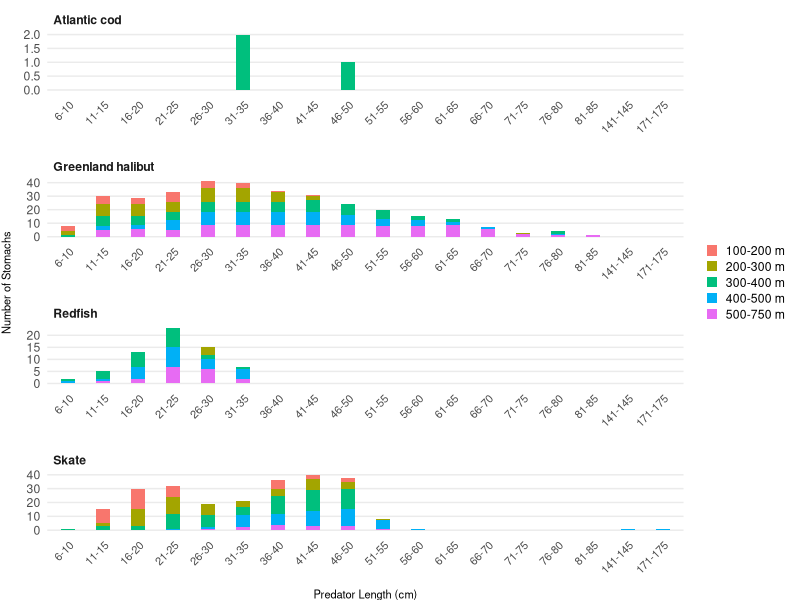
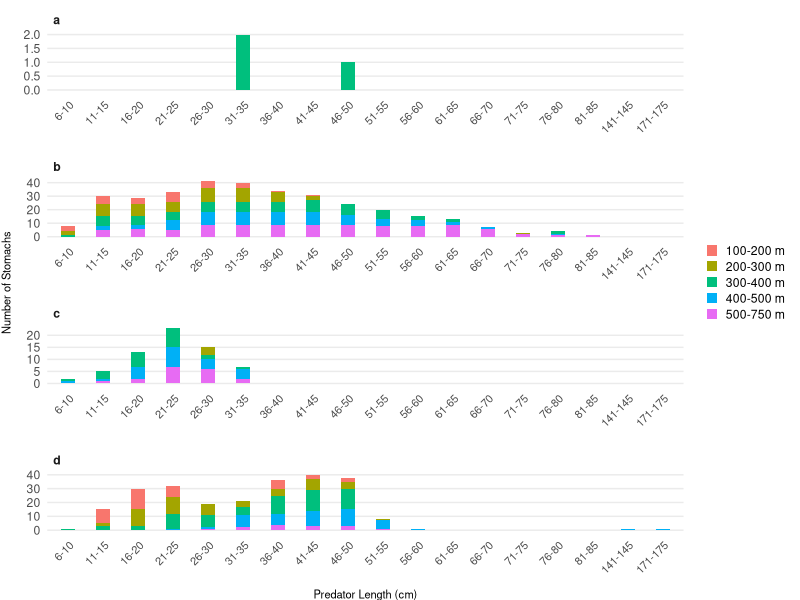
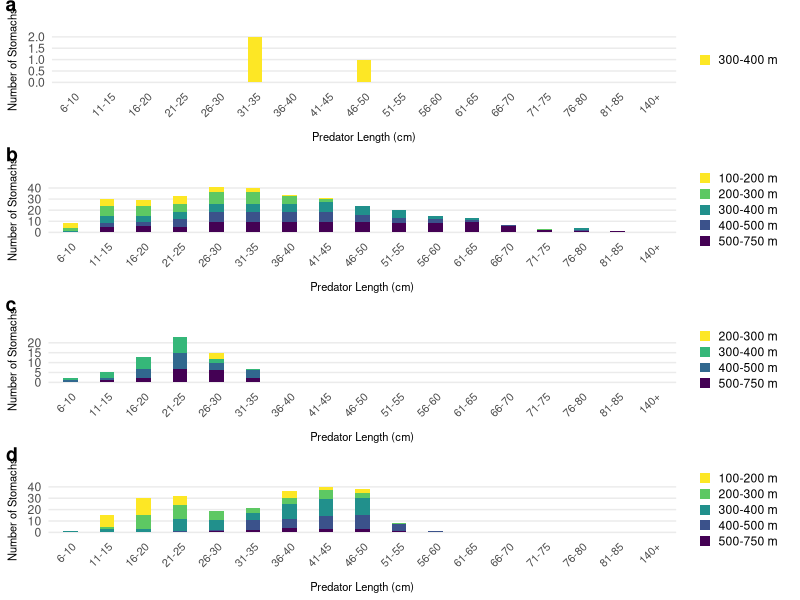

Reproduce these figures in R, in order.
################################################################################
################################################################################
#                   Figure 5 Stomach by Length & Depth - DRAFT
################################################################################
################################################################################


# Author: Krista Kenyon (KAK)
# Date Created: June 17/2024
# Date Last Modified: July 3/2024 by KAK

# Document Purpose: Working document for creating the Figure 5 paneled bar charts.
    # Working in code is simpler and faster here than in the R Markdown document
        # R Markdown places code results below chunks, which can mean a lot of scrolling
        # Not worried about accidentally knitting the whole document when testing out different code chunks
    # Current version is up to date clean code.

# Document Sections:
    # Remaining Tasks
    # Load Libraries & Base Data
    # Code Chunk: Creating the Paneled Bar Charts examining stomachs sampled per fish length
    # Additional Notes

# Code Chunk was transferred into the R Markdown Chunk 5: stomach-length

# To see tutorials, key webpages, and key videos I used to create and format the 
# bar chart, please see the 'Draft_Script_Fig05_Stomach-by-Length.R' in the 'Draft Code' folder


################################################################################
#                            Remaining Tasks 
################################################################################


# Have format approved by team


################################################################################
#                         Load Libraries & Base Data          
################################################################################


### load libraries

library(ggplot2) 
library(tidyverse)
library(dplyr)
library(reshape2) 
library(viridis)                 # Fig 5 - color blind friendly palette
# library(ggrepel)               # formats figure labels so they don't overlap                   



### import data

pred <- read.csv('data/processed/2019_basePred.csv')


################################################################################
#              Code Chunk: Creating Fig 5 Paneled-Bar Chart 
################################################################################


# The purpose of this code chunk is to create Figure 5

# The sections of this code chunk are:
    # Creating and Formatting Figure 5 paneled-bar chart

# No creation of a new dataframe is required for Fig 5


# This figure will detail the total sum of stomachs sampled per size class within each depth stratum.
    # Different panel for each predator category

# Figure structure will need:
    # Three categorical variables:
        # x-axis: predator length
        # fill: depth range
        # facet: predator category
    # One numerical variable:
        # y-axis: sum stomach samples that falls within categories


# If desired, old/test code and additional links to tutorial youtubes/webpages I used to create Figure 5 are recorded in (scripts/draft code/Draft_Script_Fig5_Stomach-by-Length.R)

# Those notes include sites and tutorials that assisted me with:
    # Data structure for figure
    # Building faceted stacked bar charts
    # Formatting faceted stacked bar charts
    # Unused but Interesting ggplot2 arguments
    # Creating a Base Theme for R Markdown Plots


############### Building and Formatting the Faceted Stacked Bar Chart ##################


# So far I haven't figured out how to code the exact same formatting as template

# HOWEVER - I'm not the biggest fan of their formatting for this Figure anyway.

# I'm putting a pause on fine-tuning the figure format for now
    # I will return to this after completing the later figures to have consistent formatting
    # the template structure doesn't really have consistent formatting across all figures



### Faceted Stacked Bar Chart


# Below are the different options:


#### Option A: Fish Panel Titles ####

# This option has 1 legend and uses fish names to distinguish each panel

g05<- ggplot(pred, aes(reorder(length.range, Length))) +  
  # orders the X-axis categories based on numerical length of fish
  # basically makes ggplot see and order the x-axis as numbers vs text
  
  geom_bar(aes(fill = depth),
           position = "stack",
           stat="count",
           width = 0.4) +   # changes the width of the bars 
  
  facet_wrap(~ pred.name, 
             nrow = 5, 
             scale = "free_y",
             axes = "all_x") +

  
  # scale_fill_viridis(discrete = TRUE,   # color-blind friendly palet for discrete data
  #                    direction = -1) +  # flips the order of the colours
  
  theme_minimal() + 
  
  theme(axis.text.x = element_text(angle = 45,hjust = 1, size = 8 ),
        axis.title = element_text(size = 8),
        axis.title.y = element_text(vjust = +3),                 # pulls y-axis title away from chart
        axis.title.x = element_text(vjust = -2),                 # pulls x-axis title away from chart
        legend.title = element_blank(),                          # removes legend title
        # common.legend = TRUE,
        legend.key.size = unit(3, "mm"),                         # adjusts width of legend color symbols
        legend.key.height = unit(3, "mm"),                       # adjusts height of legend color symbols
        legend.key.spacing.y = unit(1, "mm"),                    # defines space between legend items
        panel.grid.minor = element_blank(),                      # removes all minor grid-lines
        panel.grid.major.x = element_blank(),
        panel.spacing = unit(13, 'point'),                         # adds space between panels
        # panel.border = element_rect(fill = "transparent",        # needed to add the boarder       
        #                            color = "black", linewidth = 1.0), # boarder color and width
        strip.text = element_text(face = "bold",      # bolds the panel titles
                                  hjust = 0)) +       # pulls panel titles to the top left
  
  labs(x = "Predator Length (cm)",
       y = "Number of Stomachs")

g05


#### Option B: a/b/c/d Panel Titles ####


# This option has 1 legend and uses a/b/c/d for each panel

g05 +  facet_wrap(~ pred.name, 
                  nrow = 5, 
                  scale = "free_y",
                  axes = "all_x",
                  labeller = labeller(pred.name = 
                                        c("Atlantic cod" = "a",
                                          "Greenland halibut" = "b",
                                          "Redfish" = "c",
                                          "Skate" = "d")))


#### Option C: Multiple Legends ###

# This option has individual legends and uses a/b/c/d for each panel
# So far I can't get each individual legends to show the 0'd values
    # because each panel doesn't include any 0'd values


# Testing using Grid-arrange

library(gridExtra)
library(ggpubr)

sp <- split(pred,f = pred$pred.name)

p01 <- ggplot(sp$`Atlantic cod`, aes(x = length.range, fill = depth)) +
  
  geom_bar(position = "stack",
           stat="count",
           width = 0.4) +   # changes the width of the bars 
  
  scale_x_discrete(limits = c("6-10", "11-15", "16-20", "21-25", "26-30", "31-35", "36-40",
                              "41-45", "46-50", "51-55", "56-60", "61-65", "66-70", 
                              "71-75", "76-80", "81-85", "140+")) +
  
  scale_fill_viridis(discrete = TRUE,   # color-blind friendly palet for discrete data
                     direction = -1) +  # flips the order of the colours
  
  # scale_fill_manual(values = c("red", "blue", "green", "purple", "pink"),
  #                   breaks = c("100-200 m", "200-300 m", "300-400 m", "300-400 m", "500-750 m"),
  #                   labels = c("100-200 m", "200-300 m", "300-400 m", "300-400 m", "500-750 m"),
  #                   drop = FALSE) +
  
  # scale_fill_manual(values = depth, breaks = c("100-200 m", "200-300 m", "300-400 m", "300-400 m", "500-750 m")) +
  theme_minimal() + 
  
  theme(axis.text.x = element_text(angle = 45,hjust = 1, size = 8 ),
        axis.title = element_text(size = 8),
        axis.title.y = element_text(vjust = +3),                 # pulls y-axis title away from chart
        axis.title.x = element_text(vjust = -2),                 # pulls x-axis title away from chart
        legend.title = element_blank(),                          # removes legend title
        legend.key.size = unit(3, "mm"),                         # adjusts width of legend color symbols
        legend.key.height = unit(3, "mm"),                       # adjusts height of legend color symbols
        legend.key.spacing.y = unit(1, "mm"),                    # defines space between legend items
        panel.grid.minor = element_blank(),                      # removes all minor grid-lines
        panel.grid.major.x = element_blank(),
        plot.margin = margin(t=25, r=8, b=10, l=9)) +
  
  labs(x = "Predator Length (cm)",
       y = "Number of Stomachs")


p02 <- p01 %+% sp$`Greenland halibut`
p03 <- p01 %+% sp$Redfish
p04 <- p01 %+% sp$Skate

ggarrange(p01, p02, p03, p04, 
          nrow = 4, labels = "auto", vjust = 0.8)

?ggarrange


#### Option D: Testing Facet_Grid ####


# This option makes many graphs showing depth and fish species individually.

# This option has 1 legend and uses the predator category as a title vs a/b/c/d

# look at for panel labels and outlines in following webpage: https://stackoverflow.com/questions/67098543/facet-wrap-labels-as-panel-labels-in-ggplot
# look at for labels per panel https://stackoverflow.com/questions/14840542/place-a-legend-for-each-facet-wrap-grid-in-ggplot2
 
# code below:

# ggplot(pred, aes(reorder(length.range, Length))) +
# 
#   geom_bar(aes(fill = depth),
#            position = "stack",
#            stat="count",
#            width = 0.4) +
# 
#   facet_grid(depth ~ pred.name) #,
#              # scale = "free_y",
#              # axes = "all_x")
# 
# theme_minimal() +
# 
#   theme(axis.text.x = element_text(angle = 45,hjust = 1, size = 8 ),
#         axis.title = element_text(size = 8),
#         axis.title.y = element_text(vjust = +3),                 # pulls y-axis title away from chart
#         axis.title.x = element_text(vjust = -2),                 # pulls x-axis title away from chart
#         legend.title = element_blank(),                          # removes legend title
#         common.legend = TRUE,
#         legend.key.size = unit(3, "mm"),                         # adjusts width of legend color symbols
#         legend.key.height = unit(3, "mm"),                       # adjusts height of legend color symbols
#         legend.key.spacing.y = unit(1, "mm"),                    # defines space between legend items
#         panel.grid.minor = element_blank(),                      # removes all minor grid-lines
#         panel.grid.major.x = element_blank(),
#         panel.spacing = unit(13, 'point'),                         # adds space between panels
#         # panel.border = element_rect(fill = "transparent",        # needed to add the boarder
#         #                            color = "black", linewidth = 1.0), # boarder color and width
#         strip.text = element_text(face = "bold",      # bolds the panel titles
#                                   hjust = 0)) +       # pulls panel titles to the top left
# 
#   labs(x = "Predator Length (cm)",
#        y = "Number of Stomachs")



#### Option E: ggarrange long format ####


# Using dplyr and ggarrange - this is getting messy fast. Not a fan
# Option B is the cleaned/simplified version of below code.


# p1 <- pred %>% filter(pred.name == "Atlantic cod") %>% 
#   ggplot(aes(x = length.range, fill = depth)) +
#   geom_bar(position = "stack",
#            stat = "count") +
#   scale_x_discrete(limits = c("6-10", "11-15", "16-20", "21-25", "26-30", "31-35", "36-40",
#                               "41-45", "46-50", "51-55", "56-60", "61-65", "66-70", 
#                               "71-75", "76-80", "81-85", "140+")) +
#   theme_minimal() + 
#   
#   theme(axis.text.x = element_text(angle = 45,hjust = 1 ),
#         legend.title = element_blank(),                          # removes legend title
#         legend.key.size = unit(3, "mm"),                         # adjusts width of legend color symbols
#         legend.key.height = unit(3, "mm"),                       # adjusts height of legend color symbols
#         legend.key.spacing.y = unit(1, "mm"),                    # defines space between legend items
#         panel.grid.minor = element_blank(),                      # removes all minor grid-lines
#         panel.grid.major.x = element_blank())
# 
# 
# p2 <- pred %>% filter(pred.name == "Greenland halibut") %>% 
#   ggplot(aes(x = length.range, fill = depth)) +
#   geom_bar(position = "stack",
#            stat = "count") +
#   scale_x_discrete(limits = c("6-10", "11-15", "16-20", "21-25", "26-30", "31-35", "36-40",
#                               "41-45", "46-50", "51-55", "56-60", "61-65", "66-70", 
#                               "71-75", "76-80", "81-85", "140+")) +
#   theme_minimal() + 
#   
#   theme(axis.text.x = element_text(angle = 45,hjust = 1 ),
#         legend.title = element_blank(),                          # removes legend title
#         legend.key.size = unit(3, "mm"),                         # adjusts width of legend color symbols
#         legend.key.height = unit(3, "mm"),                       # adjusts height of legend color symbols
#         legend.key.spacing.y = unit(1, "mm"),                    # defines space between legend items
#         panel.grid.minor = element_blank(),                      # removes all minor grid-lines
#         panel.grid.major.x = element_blank())
# 
# 
# ggarrange(p1, p2, nrow = 2, labels = "AUTO")  






